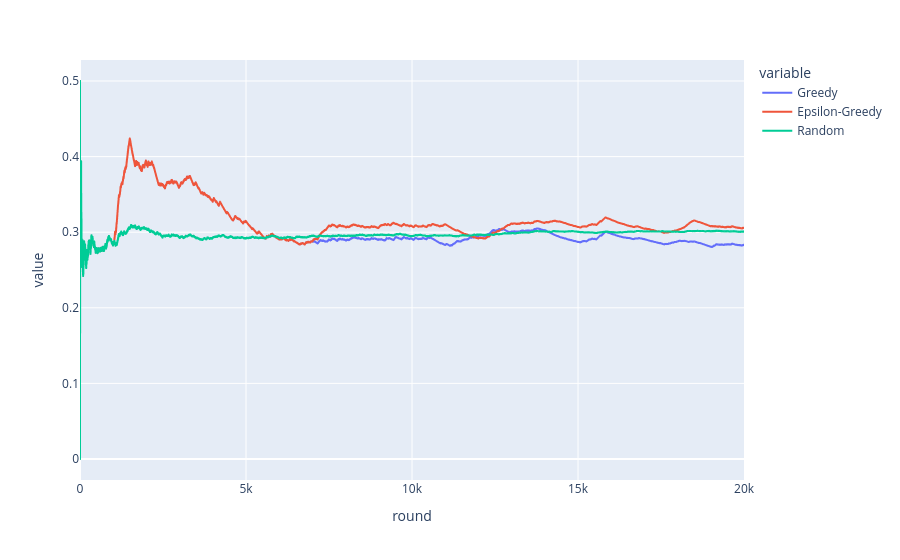

Notebook code for this chart:
### Code cell
plt = px.line(df_plot, x = "round", y = df_plot.columns)
plt

### Figure 1 — Plotly figure (JSON) as saved in the notebook; plotly's stock layout.template omitted (floating-point values rounded to 4 significant figures; data arrays with more than 128 entries replaced by an {"elided": "..."} marker saying what was removed)
{"data": [{"hovertemplate": "variable=Greedy<br>round=%{x}<br>value=%{y}<extra></extra>", "legendgroup": "Greedy", "line": {"color": "#636efa", "dash": "solid"}, "marker": {"symbol": "circle"}, "mode": "lines", "name": "Greedy", "showlegend": true, "type": "scattergl", "x": {"elided": "20000 int values"}, "xaxis": "x", "y": {"elided": "20000 float values"}, "yaxis": "y"}, {"hovertemplate": "variable=Epsilon-Greedy<br>round=%{x}<br>value=%{y}<extra></extra>", "legendgroup": "Epsilon-Greedy", "line": {"color": "#EF553B", "dash": "solid"}, "marker": {"symbol": "circle"}, "mode": "lines", "name": "Epsilon-Greedy", "showlegend": true, "type": "scattergl", "x": {"elided": "20000 int values"}, "xaxis": "x", "y": {"elided": "20000 float values"}, "yaxis": "y"}, {"hovertemplate": "variable=Random<br>round=%{x}<br>value=%{y}<extra></extra>", "legendgroup": "Random", "line": {"color": "#00cc96", "dash": "solid"}, "marker": {"symbol": "circle"}, "mode": "lines", "name": "Random", "showlegend": true, "type": "scattergl", "x": {"elided": "20000 int values"}, "xaxis": "x", "y": {"elided": "20000 float values"}, "yaxis": "y"}], "layout": {"legend": {"title": {"text": "variable"}, "tracegroupgap": 0}, "margin": {"t": 60}, "xaxis": {"anchor": "y", "domain": [0, 1], "title": {"text": "round"}}, "yaxis": {"anchor": "x", "domain": [0, 1], "title": {"text": "value"}}}}
